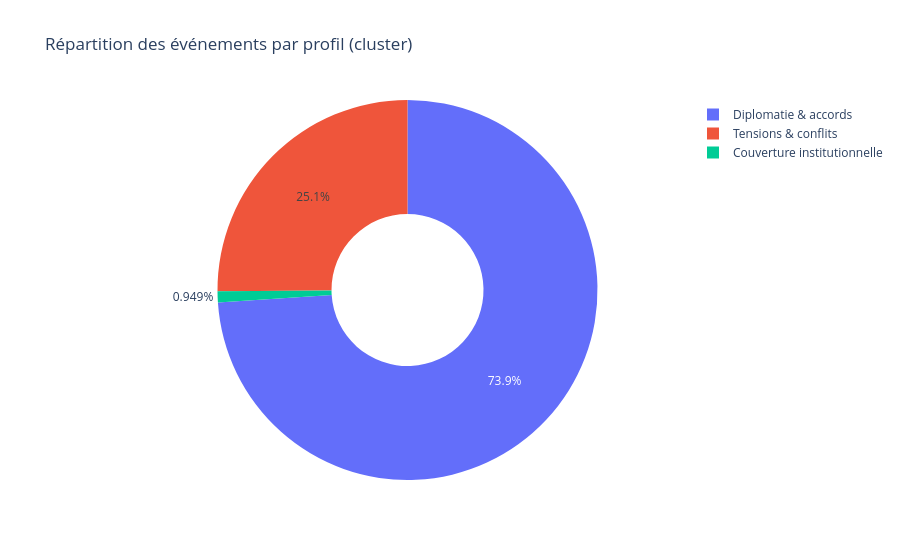

Source (notebook cell):
### Code cell
# !! ADAPTE CES NOMS SELON TES OBSERVATIONS !!
# Les 4 noms ci-dessous sont des suggestions — modifie selon les profils réels.
# Si K_FINAL != 4, ajoute ou supprime des lignes en conséquence.
CLUSTER_NAMES = {
    0: 'Coopération verbale',
    1: 'Coopération matérielle',
    2: 'Conflit verbal',
    3: 'Conflit matériel',
    # ajoute autant de lignes que de clusters
}

# Fallback automatique pour les clusters sans nom dans le dict
all_clusters = sorted(df_ml['cluster'].unique())
for k in all_clusters:
    if k not in CLUSTER_NAMES:
        CLUSTER_NAMES[k] = f'Cluster {k}'

df_ml['cluster_name'] = df_ml['cluster'].map(CLUSTER_NAMES)

print('Répartition par cluster :')
print(df_ml['cluster_name'].value_counts())

# Camembert des clusters
fig = px.pie(
    df_ml['cluster_name'].value_counts().reset_index(),
    names='cluster_name', values='count',
    title='Répartition des événements par profil (cluster)',
    hole=0.4
)
fig.show()

### Figure 1 — Plotly figure (JSON) as saved in the notebook; plotly's stock layout.template omitted (floating-point values rounded to 4 significant figures)
{"data": [{"domain": {"x": [0, 1], "y": [0, 1]}, "hole": 0.4, "hovertemplate": "cluster_name=%{label}<br>count=%{value}<extra></extra>", "labels": ["Diplomatie & accords", "Tensions & conflits", "Couverture institutionnelle"], "legendgroup": "", "name": "", "showlegend": true, "type": "pie", "values": [23295, 7910, 299]}], "layout": {"legend": {"tracegroupgap": 0}, "title": {"text": "Répartition des événements par profil (cluster)"}}}
